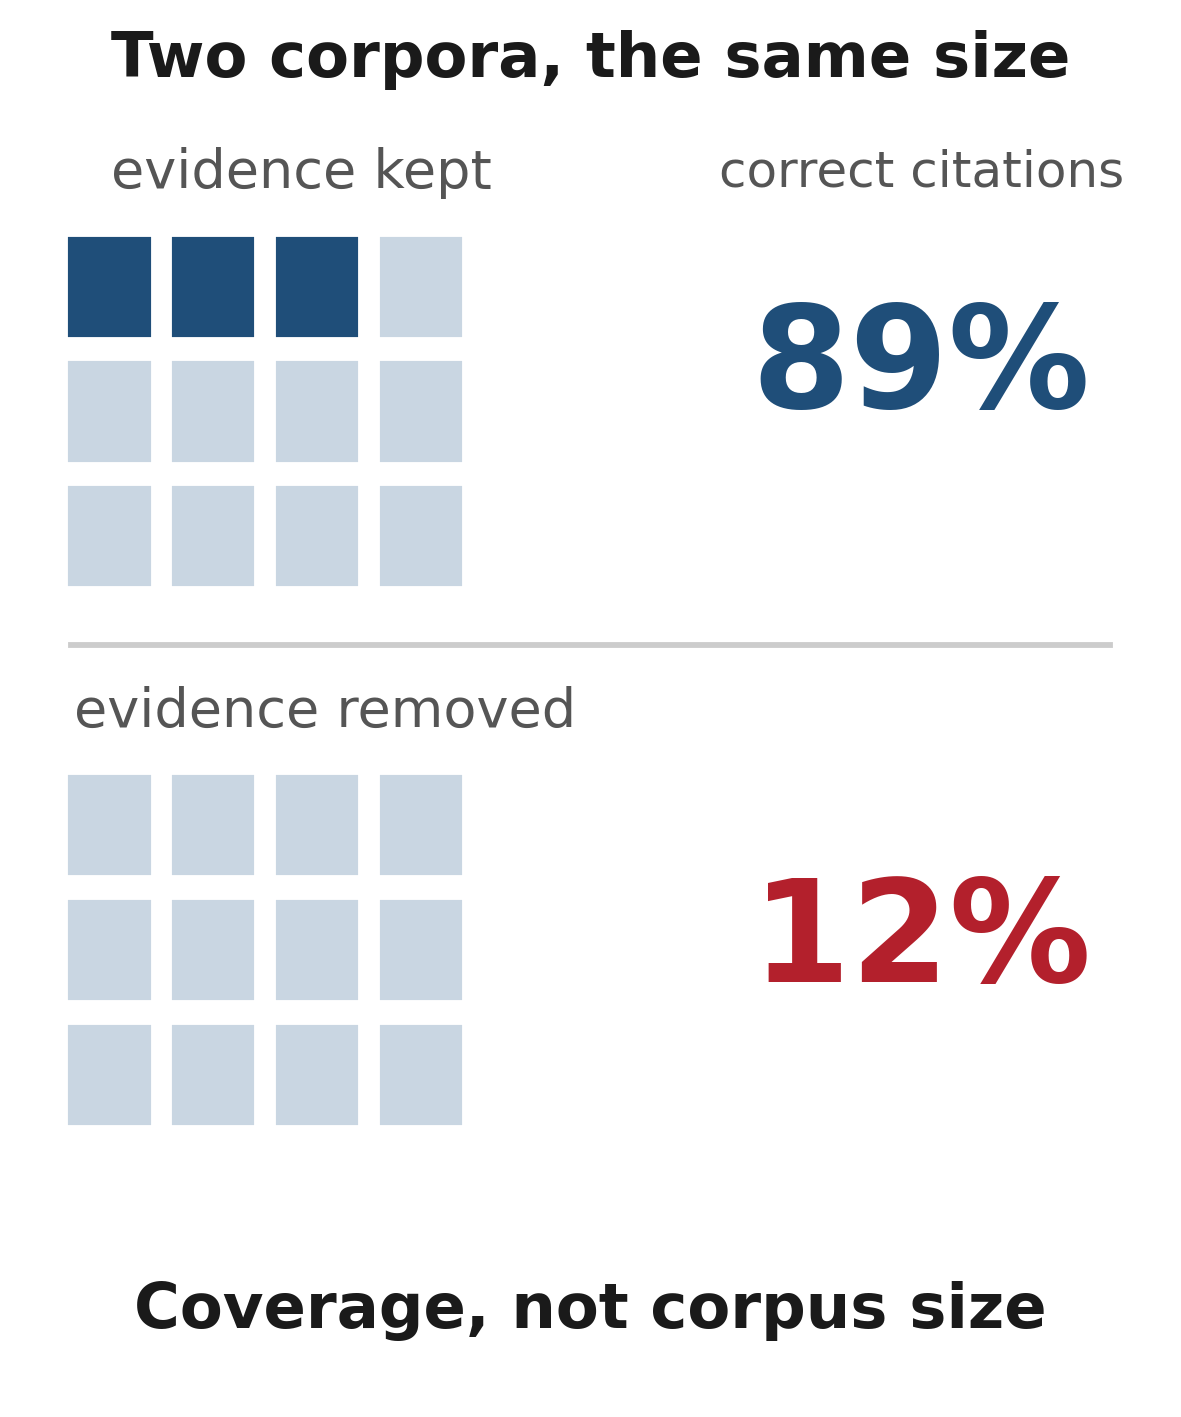

Generate this figure with Python:
#!/usr/bin/env python3
# -*- coding: utf-8 -*-
"""
graphical_abstract.py — AI Magazine 그래픽 초록용 개념도 (50 x 60 mm)

50x60mm 에서 완전히 읽혀야 하므로 축·눈금·범례가 있는 데이터 그림은 쓸 수 없다.
이 연구의 핵심은 '같은 크기의 두 코퍼스, 하나는 덮고 하나는 못 덮는다'는 구조적
대비이므로 도식으로 그린다. 칸 하나가 문서 하나, 진한 칸이 정답 근거를 담은 문서다.
두 격자의 칸 수가 같은데 진한 칸의 유무만 다르다는 것이 한눈에 보인다.

텍스트 요소를 일곱 개로 줄여 최소 글자를 6pt(2.1mm)로 유지했고,
저장 전에 캔버스 이탈·텍스트 겹침·격자 침범을 모두 검사한다.
"""
import matplotlib
matplotlib.use("Agg")
import matplotlib.pyplot as plt
from matplotlib.patches import Rectangle

MM = 1 / 25.4
W_MM, H_MM = 50.0, 60.0
C_EVID, C_PERI = "#1f4e79", "#c9d6e2"
C_TEXT, C_HI, C_SUB = "#1a1a1a", "#b3202c", "#555555"
MIN_PT = 6.0
CELL, GAP, COLS = 0.075, 0.013, 4

fig = plt.figure(figsize=(W_MM * MM, H_MM * MM), dpi=600)
ax = fig.add_axes([0, 0, 1, 1]); ax.set_xlim(0, 1); ax.set_ylim(0, 1); ax.axis("off")
texts, grids = [], []

def T(x, y, s, size, color=C_TEXT, weight="normal"):
    assert size >= MIN_PT, f"{size}pt < {MIN_PT}pt: {s}"
    texts.append(ax.text(x, y, s, fontsize=size, color=color, weight=weight,
                         ha="center", va="center"))

def grid(x0, y_top, n_evid, n_total=12):
    for i in range(n_total):
        r, c = divmod(i, COLS)
        ax.add_patch(Rectangle((x0 + c * (CELL + GAP), y_top - r * (CELL + GAP) - CELL),
                               CELL, CELL,
                               facecolor=C_EVID if i < n_evid else C_PERI,
                               edgecolor="white", linewidth=0.7))
    rows = (n_total + COLS - 1) // COLS
    box = (x0, x0 + COLS * (CELL + GAP) - GAP, y_top - rows * (CELL + GAP) + GAP, y_top)
    grids.append(box); return box

T(0.5, 0.958, "Two corpora, the same size", 7.5, weight="bold")

# 위 — 근거 유지, 주변부 제거
T(0.255, 0.878, "evidence kept", 6.5, C_SUB)
gA = grid(0.055, 0.835, n_evid=3)
T(0.78, 0.878, "correct citations", 6.0, C_SUB)
T(0.78, 0.740, "89%", 17.0, C_EVID, "bold")

ax.plot([0.06, 0.94], [0.545, 0.545], color="#cccccc", linewidth=0.7)

# 아래 — 근거 제거, 주변부 유지
T(0.275, 0.498, "evidence removed", 6.5, C_SUB)
gB = grid(0.055, 0.455, n_evid=0)
T(0.78, 0.335, "12%", 17.0, C_HI, "bold")

T(0.5, 0.075, "Coverage, not corpus size", 7.5, weight="bold")

# ---------------- 검증
fig.canvas.draw()
inv = ax.transData.inverted()
boxes, bad = [], []
for t in texts:
    bb = t.get_window_extent(fig.canvas.get_renderer())
    (x0, y0), (x1, y1) = inv.transform([[bb.x0, bb.y0], [bb.x1, bb.y1]])
    boxes.append((t.get_text()[:22], x0, x1, y0, y1))
    if x0 < 0.01 or x1 > 0.99 or y0 < 0.005 or y1 > 0.995:
        bad.append(t.get_text()[:22])

def hit(a, b):
    return a[1] < b[2] and b[1] < a[2] and a[3] < b[4] and b[3] < a[4]

ov = [(a[0], b[0]) for i, a in enumerate(boxes) for b in boxes[i+1:] if hit(a, b)]
gov = [(t[0], f"grid{k+1}") for t in boxes for k, g in enumerate(grids)
       if t[1] < g[1] and g[0] < t[2] and t[3] < g[3] and g[2] < t[4]]
print("캔버스 이탈:", bad or "없음")
print("텍스트 겹침:", ov or "없음")
print("격자 침범:", gov or "없음")
print("최소 글자 %.1fpt = %.2f mm" % (MIN_PT, MIN_PT / 72 * 25.4))
assert not (bad or ov or gov), "배치 충돌"

fig.savefig("graphical_abstract.png", dpi=600, facecolor="white")
fig.savefig("graphical_abstract.pdf", facecolor="white")
print("저장 완료 (%.0f x %.0f mm)" % (W_MM, H_MM))
